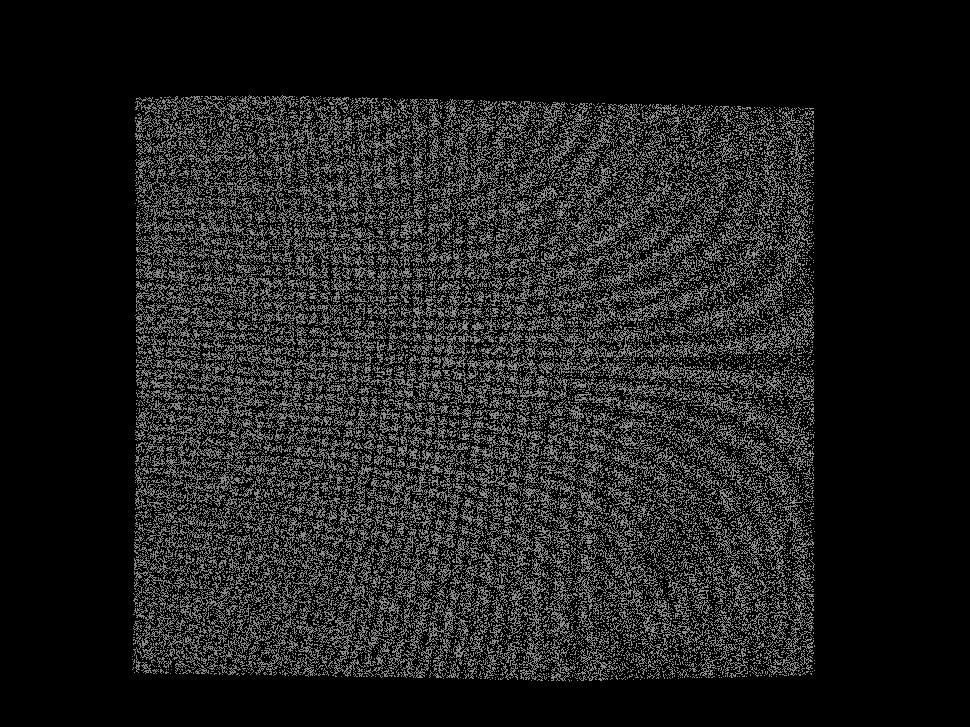
#> input picture cacula/src_image/0.png, 970 x 727 px, shrunk from 2592 x 1944 before the run, found by its file name
$ python window_split_image.py
#> lines starting #> are read from the running program, lines starting #| are printed output that depends on the picture; long printed decimals are rounded
import cv2
import numpy as np
from PIL import Image
import os

output_folder = '.\image'
if not os.path.exists(output_folder):
        os.makedirs(output_folder)
image_path = r"C:\Users\Administrator\Desktop\collect_date_all\0.png"
image = cv2.imread(image_path, cv2.IMREAD_UNCHANGED)         # cv2.IMREAD_UNCHANGED
#> image is the input picture: shape (727, 970) uint16; min 0, max 39640, mean 7612.1
height,width = image.shape
#> height = 727; width = 970
## 重新定义窗口大小，确保它们能够整除图像的尺寸
window_width = width // 5
#> window_width = 194
window_height = height // 2
#> window_height = 363

# 步长等于窗口大小
stride_x = window_width
#> stride_x = 194
stride_y = window_height
#> stride_y = 363

# 计算需要多少步才能覆盖整个图像
num_steps_x = (width - window_width) // stride_x + 1
#> num_steps_x = 5
num_steps_y = (height - window_height) // stride_y + 1
#> num_steps_y = 2

print("每个方向需要滑动：",num_steps_x, num_steps_y)
#| 每个方向需要滑动： 5 2

# # 确保窗口滑动次数为10次
assert num_steps_x * num_steps_y == 10                 #"The chosen window size and stride do not result in 10 windows."

# 初始化一个列表来记录每个窗口的比例
window_ratios = []
pixel_num = []
shape_win = []
# 滑动窗口并计算每个窗口的比例
for i in range(num_steps_y):
    for j in range(num_steps_x):
        # 确定窗口的起始位置
        x_start = j * stride_x
        y_start = i * stride_y

        # 确保窗口不超出图像边界
        x_end = min(x_start + window_width, width)
        y_end = min(y_start + window_height, height)
        x_start = max(x_start, 0)
        y_start = max(y_start, 0)

        # 提取窗口
        window = image[y_start:y_end, x_start:x_end]
        print(type(window), window.shape)
        # 将窗口转换为PIL图像
        pil_window = Image.fromarray(window)

        # 生成文件名并保存图像
        filename = f"window_{i}_{j}.png"
        pil_window.save(os.path.join(output_folder, filename))

        # # 计算像素值大于0的像素数量
        non_zero_pixels = np.sum(window > 0)

        # 计算比例
        ratio = non_zero_pixels / (window.shape[0] * window.shape[1])
        print(non_zero_pixels, window.shape[0] * window.shape[1])
        window_ratios.append(ratio)
        pixel_num.append(non_zero_pixels)
        shape_win.append(window.shape[0] * window.shape[1])
#> this loop made 2 passes
#> pass 1, `pil_window.save(os.path.join(output_folder, filename))`:
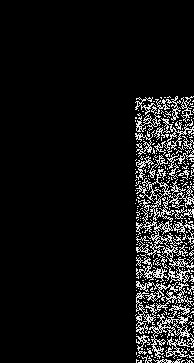
#> saved as window_0_0.png: PIL image 194x363 I;16; min 0, max 36762, mean 3090.9; drawn with min black and max white
#> pass 1, `pil_window.save(os.path.join(output_folder, filename))`:
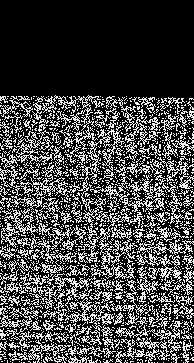
#> saved as window_0_1.png: PIL image 194x363 I;16; min 0, max 37940, mean 10193.5; drawn with min black and max white
#> pass 1, `pil_window.save(os.path.join(output_folder, filename))`:
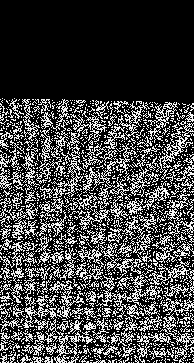
#> saved as window_0_2.png: PIL image 194x363 I;16; min 0, max 38021, mean 10165.7; drawn with min black and max white
#> pass 1, `pil_window.save(os.path.join(output_folder, filename))`:
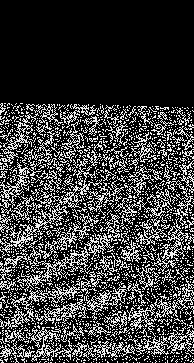
#> saved as window_0_3.png: PIL image 194x363 I;16; min 0, max 39640, mean 9511.2; drawn with min black and max white
#> after the loop:
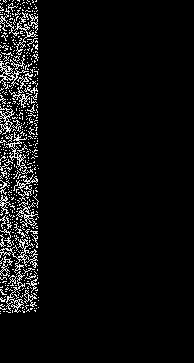
#> pil_window: PIL image 194x363 I;16; min 0, max 39219, mean 2148.9; drawn with min black and max white
#> after the loop, pixel_num = [6193, 20081, 19553, 17890, 3196, 7247, 23712, 23838, 21646, 4009]; shape_win = [70422, 70422, 70422, 70422, 70422, 70422, 70422, 70422, 70422, 70422]; window_ratios = [0.0879, 0.285, 0.278, 0.254, 0.0454, 0.103, 0.337, 0.339, 0.307, 0.0569]

print(window_ratios)  # 显示每个窗口的比例结果
#| [0.08794, 0.2852, 0.2777, 0.254, 0.04538, 0.1029, 0.3367, 0.3385, 0.3074, 0.05693]

rate_all = sum(pixel_num) / sum(shape_win)
#> rate_all = 0.209
print(rate_all)
#| 0.2093
